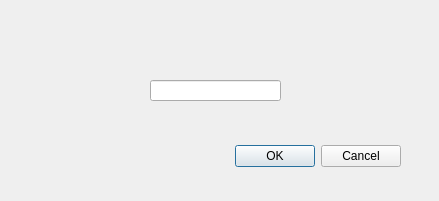
<?xml version="1.0" encoding="UTF-8"?>
<ui version="4.0">
 <class>Dialog</class>
 <widget class="QDialog" name="Dialog">
  <property name="geometry">
   <rect>
    <x>0</x>
    <y>0</y>
    <width>439</width>
    <height>201</height>
   </rect>
  </property>
  <property name="windowTitle">
   <string>Dialog</string>
  </property>
  <widget class="QDialogButtonBox" name="buttonBox">
   <property name="geometry">
    <rect>
     <x>60</x>
     <y>140</y>
     <width>341</width>
     <height>32</height>
    </rect>
   </property>
   <property name="orientation">
    <enum>Qt::Horizontal</enum>
   </property>
   <property name="standardButtons">
    <set>QDialogButtonBox::Cancel|QDialogButtonBox::Ok</set>
   </property>
  </widget>
  <widget class="QLineEdit" name="text_name">
   <property name="geometry">
    <rect>
     <x>150</x>
     <y>80</y>
     <width>131</width>
     <height>21</height>
    </rect>
   </property>
  </widget>
 </widget>
 <resources/>
 <connections>
  <connection>
   <sender>buttonBox</sender>
   <signal>accepted()</signal>
   <receiver>Dialog</receiver>
   <slot>accept()</slot>
   <hints>
    <hint type="sourcelabel">
     <x>248</x>
     <y>254</y>
    </hint>
    <hint type="destinationlabel">
     <x>157</x>
     <y>274</y>
    </hint>
   </hints>
  </connection>
  <connection>
   <sender>buttonBox</sender>
   <signal>rejected()</signal>
   <receiver>Dialog</receiver>
   <slot>reject()</slot>
   <hints>
    <hint type="sourcelabel">
     <x>316</x>
     <y>260</y>
    </hint>
    <hint type="destinationlabel">
     <x>286</x>
     <y>274</y>
    </hint>
   </hints>
  </connection>
 </connections>
</ui>
